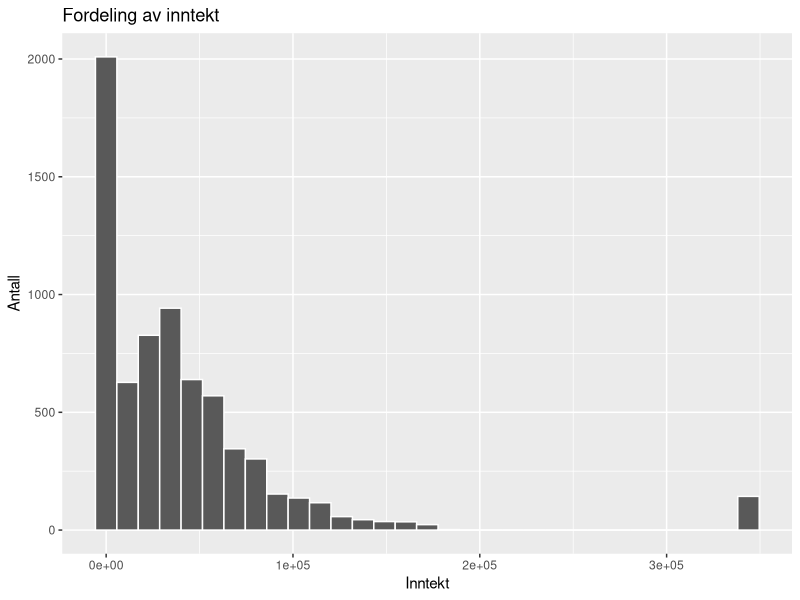
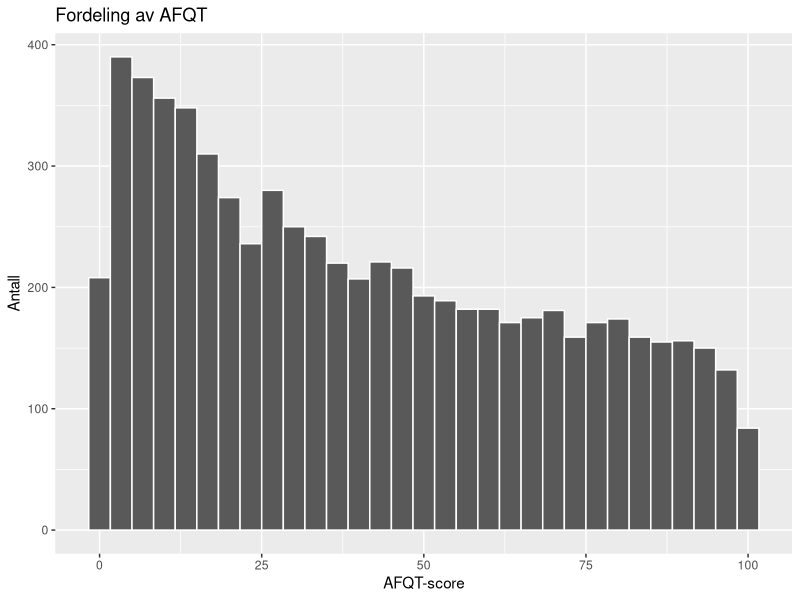
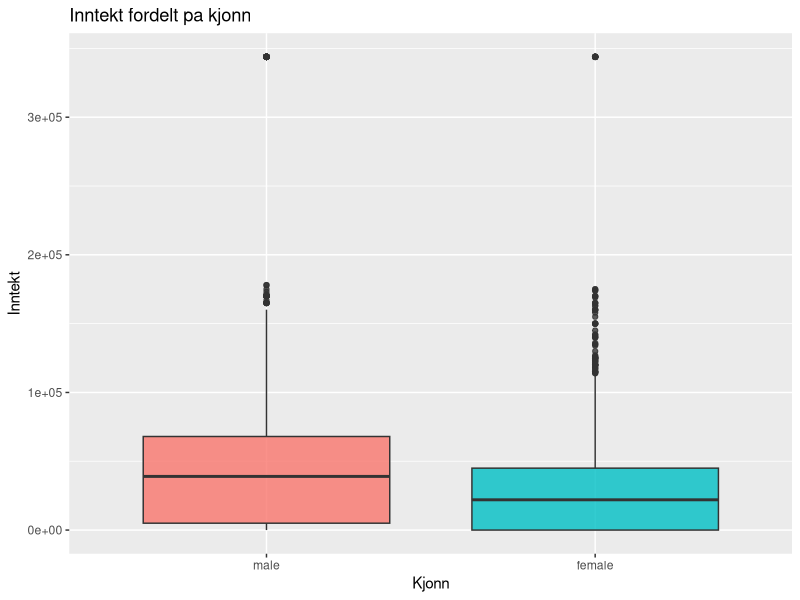
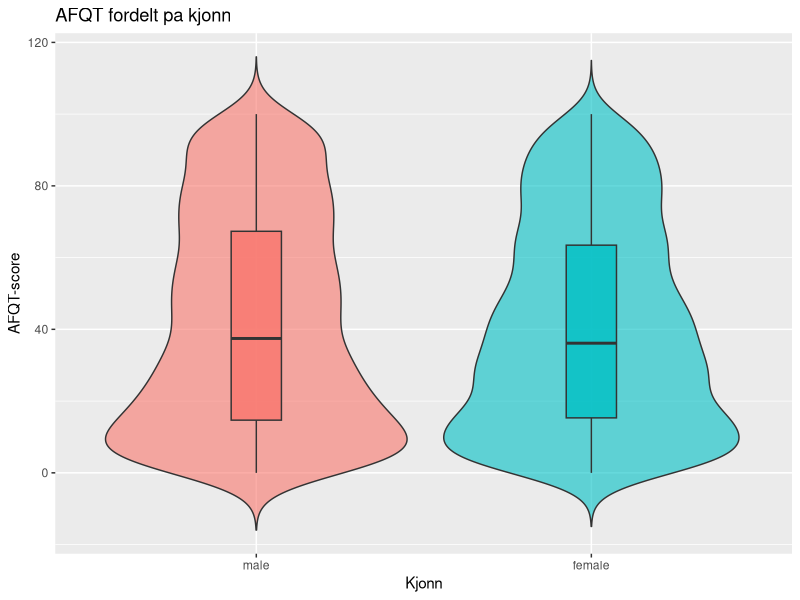
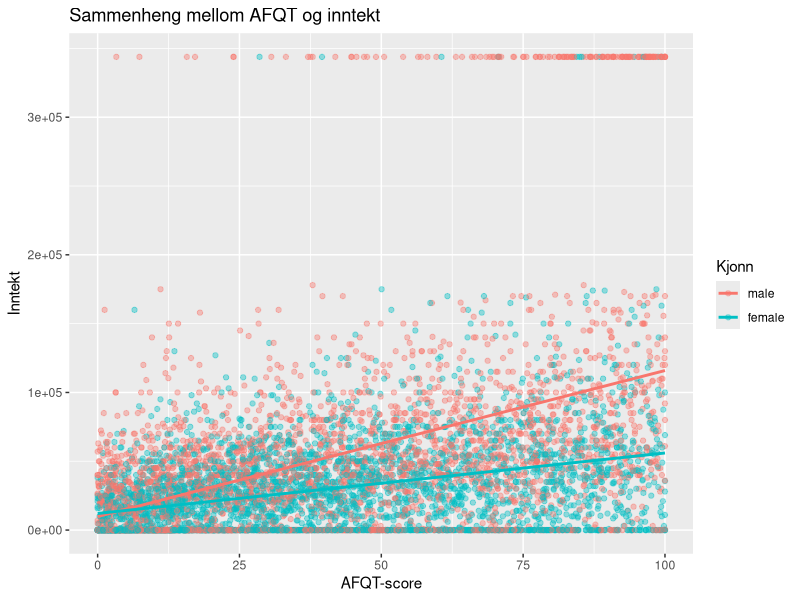
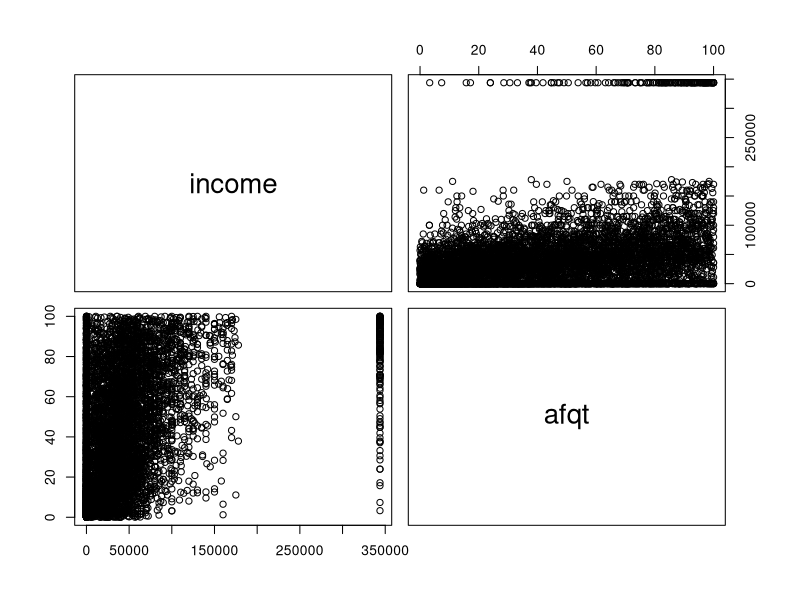

Write the R code that produced these figures, in order.
## ---- chunk 1
library(dplyr)
library(ggplot2)
library(modelr)
library(knitr)

data <- modelr::heights

modelr::heights
## ---- chunk 2
data |>
summarise(
n = n(),
mean_income = mean(income),
sd_income = sd(income),
median_income = median(income),
mean_afqt = mean(afqt),
sd_afqt = sd(afqt),
median_afqt = median(afqt)
) |>
knitr::kable()
## ---- chunk 3
ggplot(data, aes(x = income)) +
geom_histogram(binwidth = diff(range(data$income, na.rm=TRUE))/30, color = "white") +
labs(title = "Fordeling av inntekt",
x = "Inntekt",
y = "Antall")

ggplot(data, aes(x = afqt)) +
geom_histogram(binwidth = diff(range(data$afqt, na.rm=TRUE))/30, color = "white") +
labs(title = "Fordeling av AFQT",
x = "AFQT-score",
y = "Antall")


## ---- chunk 4
ggplot(data = modelr::heights, aes(x = sex, y = income, fill = sex)) +
geom_boxplot(alpha = 0.8, show.legend = FALSE) +
labs(title = "Inntekt fordelt pa kjonn",
x = "Kjonn", y = "Inntekt")

## ---- chunk 5
ggplot(data, aes(x = sex, y = afqt, fill = sex)) +
geom_violin(alpha = 0.6, trim = FALSE, show.legend = FALSE) +
geom_boxplot(width = .15, outlier.shape = NA, alpha = 0.8, show.legend = FALSE) +
labs(title = "AFQT fordelt pa kjonn",
x = "Kjonn", y = "AFQT-score")

## ---- chunk 6
echo = FALSE
ggplot(data, aes(x = afqt, y = income, color = sex)) +
geom_point(alpha = 0.4) +
geom_smooth(method = "lm", se = FALSE) +
labs(title = "Sammenheng mellom AFQT og inntekt",
x = "AFQT-score", y = "Inntekt", color = "Kjonn")

## ---- chunk 7
# Enkel korrelasjon mellom income og afqt

cor_tbl <- data |>
summarise(kor_income_afqt = cor(income, afqt))
knitr::kable(cor_tbl)

# Parvis spredningsplott (kan være "tungt" på store datasett)

pairs(~ income + afqt, data = data)

# regresjon
mod1 <- lm(income ~ afqt + sex, data = data)
broom::tidy(mod1, conf.int = TRUE) |>
knitr::kable(digits = 3)

